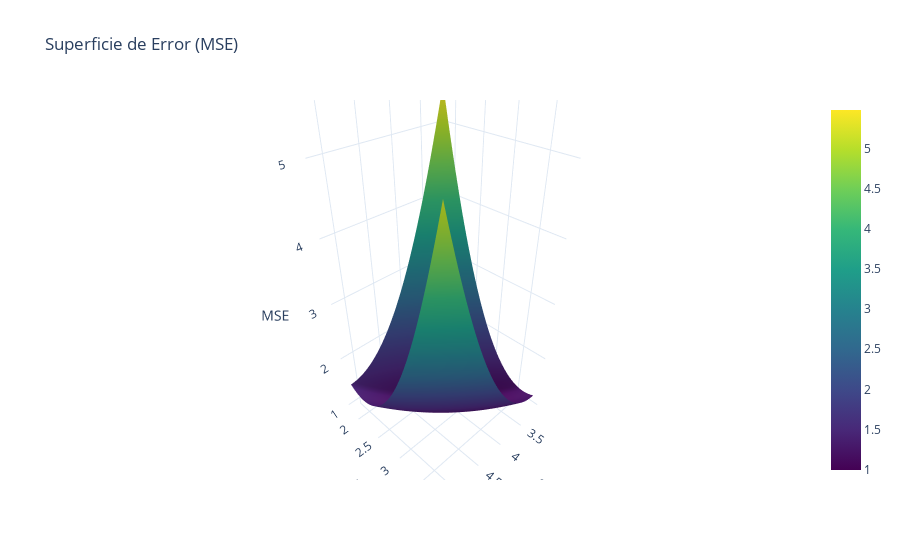

Notebook code for this chart:
### Code cell
# Definir el rango de valores para los pesos w0 y w1
w0_vals = np.linspace(w_best[0][0] - 1, w_best[0][0] + 1, 100)
w1_vals = np.linspace(w_best[1][0] - 1, w_best[1][0] + 1, 100)
W0, W1 = np.meshgrid(w0_vals, w1_vals)

# Calcular el MSE para cada combinación de w0 y w1
mse_vals = np.zeros(W0.shape)
for i in range(W0.shape[0]):
    for j in range(W0.shape[1]):
        w_temp = np.array([[W0[i, j]], [W1[i, j]]])
        y_pred_temp = X_b @ w_temp
        mse_vals[i, j] = np.mean((y_pred_temp - y)**2)

# Crear la figura para la superficie de error
fig = go.Figure(data=[go.Surface(z=mse_vals, x=W0, y=W1, colorscale='Viridis')])

# Configurar etiquetas y título del gráfico
fig.update_layout(
    title='Superficie de Error (MSE)',
    scene=dict(
        xaxis_title='w0',
        yaxis_title='w1',
        zaxis_title='MSE'
    ),
    template='plotly_white'
)

# Mostrar la figura interactiva
fig.show()

### Figure 1 — Plotly figure (JSON) as saved in the notebook; plotly's stock layout.template omitted (floating-point values rounded to 4 significant figures; data arrays with more than 128 entries replaced by an {"elided": "..."} marker saying what was removed)
{"data": [{"colorscale": [[0, "#440154"], [0.1111, "#482878"], [0.2222, "#3e4989"], [0.3333, "#31688e"], [0.4444, "#26828e"], [0.5556, "#1f9e89"], [0.6667, "#35b779"], [0.7778, "#6ece58"], [0.8889, "#b5de2b"], [1, "#fde725"]], "type": "surface", "x": {"elided": "100x100 float values"}, "y": {"elided": "100x100 float values"}, "z": {"elided": "100x100 float values"}}], "layout": {"scene": {"xaxis": {"title": {"text": "w0"}}, "yaxis": {"title": {"text": "w1"}}, "zaxis": {"title": {"text": "MSE"}}}, "title": {"text": "Superficie de Error (MSE)"}}}
